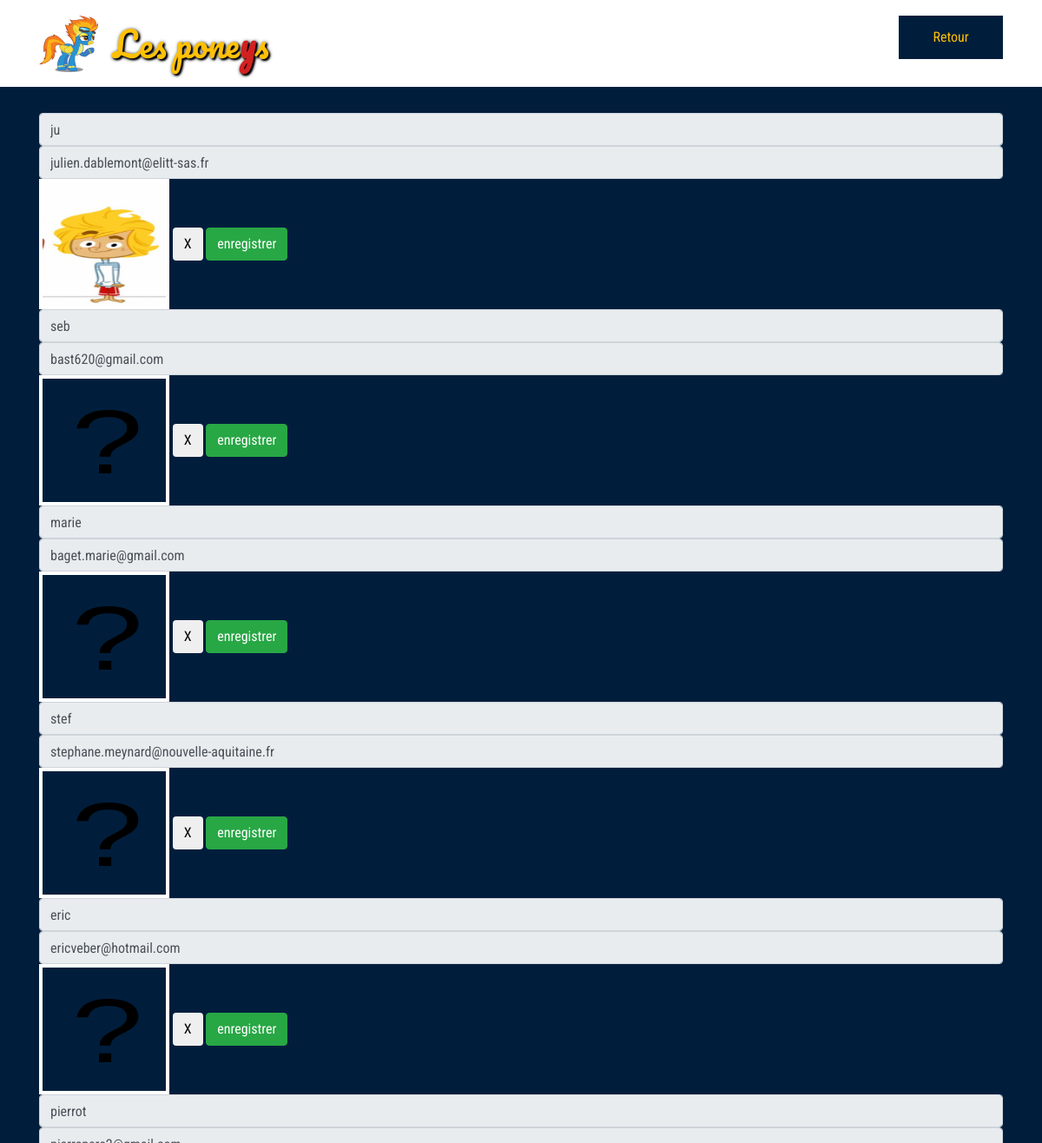
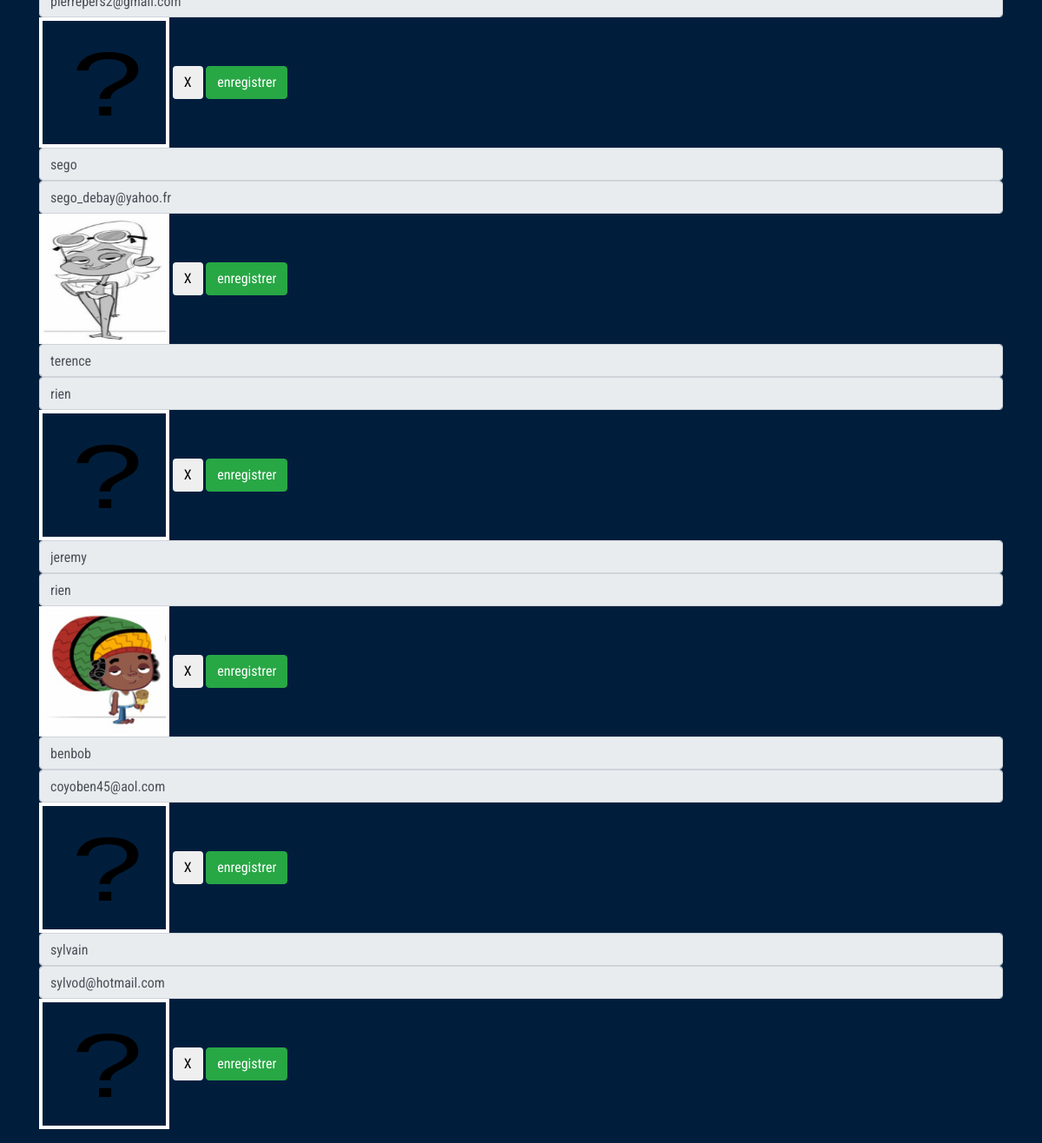
/pages/gestionEquipe/index.php, run on the app's committed database (2 pictures, top to bottom).
### tables this page shows
CREATE TABLE joueurs (
id int(11) NOT NULL AUTO_INCREMENT,
nom VARCHAR(255) NOT NULL,
mail VARCHAR(255),
photo VARCHAR(255),
PRIMARY KEY(id)
);

### pages/gestionEquipe/php/gestion.php (called while the page is built, shortened)
<?php
    $pdo = new PDO(MYSQL, USER, PSWD);
    $pdo->query("SET NAMES UTF8");
    $reqJoueurs = $pdo->prepare('SELECT * FROM joueurs');
    $reqJoueurs->execute();
    $joueurs = array();
    ?>

### pages/gestionEquipe/php/vue/joueurs.php (the view)
<?php
     include('php/gestion.php');
     echo '<div id="listeJoueurs" class="container listeJoueurs">';
    foreach($joueurs as $unJoueur) {
        echo '
        <div class="form-group">
        <input class="form-control" readonly type="text" value="'.$unJoueur['nom'].'" />
        <input class="form-control"  readonly type="text" value="'.$unJoueur['mail'].'" />
        <img class="photo" src="../../css/images/joueurs/'.$unJoueur["photo"].'" />
        <button class="btn btn-alert" title="supprimmer">X</button>
        <button class="btn btn-success" title="modifier">enregistrer</button>';
    }
    echo '</div>';
?>

### pages/gestionEquipe/index.php (shortened to what this page needs)
 <body>
    <?php
        include('php/vue/joueurs.php');
    ?>
</body>
</html>

### pages/gestionEquipe/css/style.css (style rules this page uses)
body { background-color: #001e3c; font-family: 'Roboto Condensed', sans-serif; color: white; position: relative; }
.header { position: relative; min-height: 100px; padding-top: 18px; margin-bottom: 30px; background-color: white; color: black; }
.header .wrapper-logo { display: inline-flex; }
.header .logo img { width: 70px; height: 65px; }
.header .titre { height: 65px; font-family: 'Pacifico', cursive; color: #ffc107; text-shadow: 1px 1px 4px black, 2px 2px 2px black; padding-top: 8px; margin-left: 15px; }
.header .titre b { color: #d22121; }
.header .menu { float: right; }
.header .menu button { background-color: #001e3c; color: #ffc107; width: 120px; height: 50px; border: none; }
.listeJoueurs .photo { width: 150px; height: 150px; border: 4px solid white; }

### data on the page
joueurs: nom "ju", mail "julien.dablemont@elitt-sas.fr", photo (picture)
joueurs: nom "seb", mail "bast620@gmail.com", photo (placeholder picture)
joueurs: nom "marie", mail "baget.marie@gmail.com", photo (placeholder picture)
joueurs: nom "stef", mail "stephane.meynard@nouvelle-aquitaine.fr", photo (placeholder picture)
joueurs: nom "eric", mail "ericveber@hotmail.com", photo (placeholder picture)
joueurs: nom "pierrot", mail "pierrepers2@gmail.com", photo (placeholder picture)
joueurs: nom "sego", mail "sego_debay@yahoo.fr", photo (picture)
joueurs: nom "terence", mail "rien", photo (placeholder picture)
joueurs: nom "jeremy", mail "rien", photo (picture)
joueurs: nom "benbob", mail "coyoben45@aol.com", photo (placeholder picture)
joueurs: nom "sylvain", mail "sylvod@hotmail.com", photo (placeholder picture)
